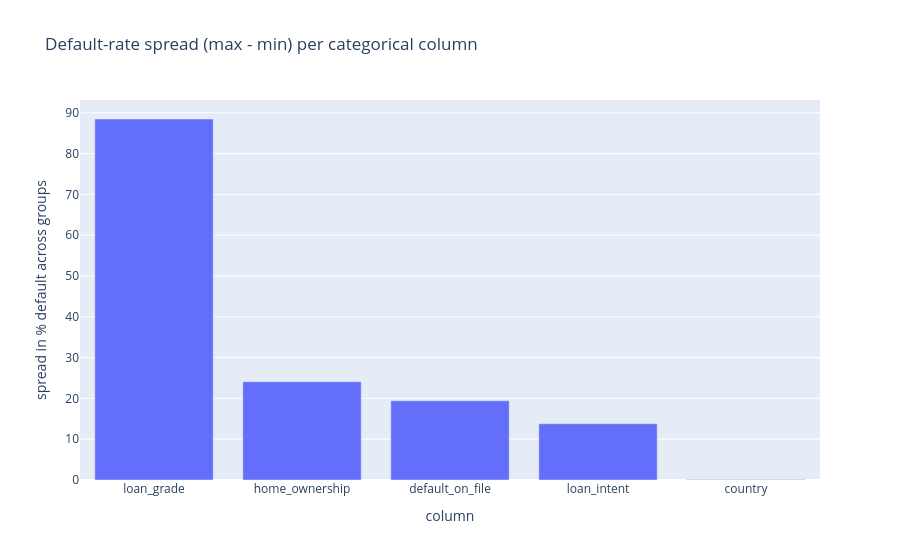

The cell this chart's notebook holds for it:
### Markdown cell above
## Systematic leakage scan (method, not just the two columns already under suspicion)

Two general techniques, applied to every column instead of just `loan_grade`/
`loan_int_rate`, so the method would surface a leaky column even without already
knowing to look for one:

1. **Per-category default rate spread**: for every categorical column, compute
   `loan_status` mean per group. A spread that stretches toward the 0%/100% extremes
   (near-total separation) is the leakage signal — a legitimate risk factor nudges the
   rate, it doesn't split it almost perfectly.
2. **Within-group variance ratio**: for every categorical column, check how much a
   numeric column's variance shrinks once grouped by it (`within-group variance /
   overall variance`). A ratio near 0 means the numeric column is close to
   deterministic given the category — the two are encoding the same information twice.

### Code cell
categorical_cols = ['loan_intent', 'loan_grade', 'home_ownership', 'default_on_file', 'country']

separation_scan = []
for col in categorical_cols:
    rates = df.groupby(col)['loan_status'].mean() * 100
    separation_scan.append({
        'column': col,
        'n_groups': rates.shape[0],
        'min_default_pct': round(rates.min(), 2),
        'max_default_pct': round(rates.max(), 2),
        'spread': round(rates.max() - rates.min(), 2),
    })

separation_df = pd.DataFrame(separation_scan).sort_values('spread', ascending=False).reset_index(drop=True)

fig_separation = px.bar(
    separation_df, x='column', y='spread',
    title='Default-rate spread (max - min) per categorical column',
    labels={'spread': 'spread in % default across groups'},
)
fig_separation.show()
separation_df

### Figure 1 — Plotly figure (JSON) as saved in the notebook; plotly's stock layout.template omitted (floating-point values rounded to 4 significant figures)
{"data": [{"hovertemplate": "column=%{x}<br>spread in % default across groups=%{y}<extra></extra>", "legendgroup": "", "marker": {"color": "#636efa", "pattern": {"shape": ""}}, "name": "", "orientation": "v", "showlegend": false, "textposition": "auto", "type": "bar", "x": ["loan_grade", "home_ownership", "default_on_file", "loan_intent", "country"], "xaxis": "x", "y": [88.48, 24.1, 19.41, 13.78, 0.13], "yaxis": "y"}], "layout": {"barmode": "relative", "legend": {"tracegroupgap": 0}, "title": {"text": "Default-rate spread (max - min) per categorical column"}, "xaxis": {"anchor": "y", "domain": [0.0, 1.0], "title": {"text": "column"}}, "yaxis": {"anchor": "x", "domain": [0.0, 1.0], "title": {"text": "spread in % default across groups"}}}}
